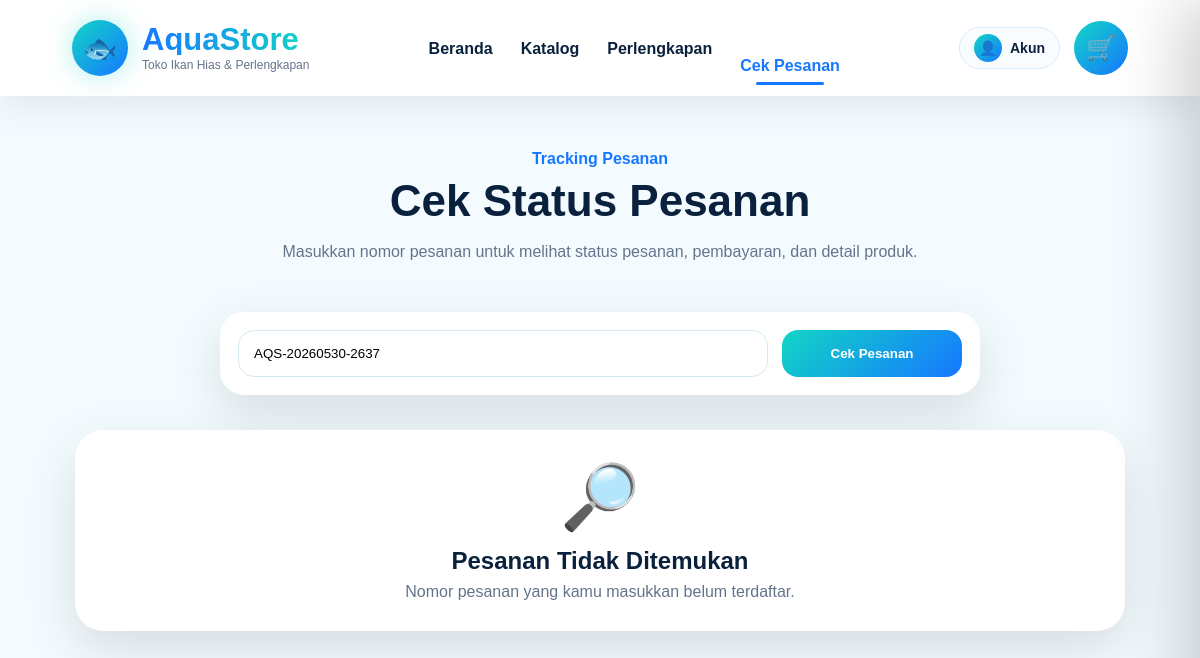
Page /pelanggan/cek-pesanan.php?nomor=AQS-20260530-2637 on the earlier database version.
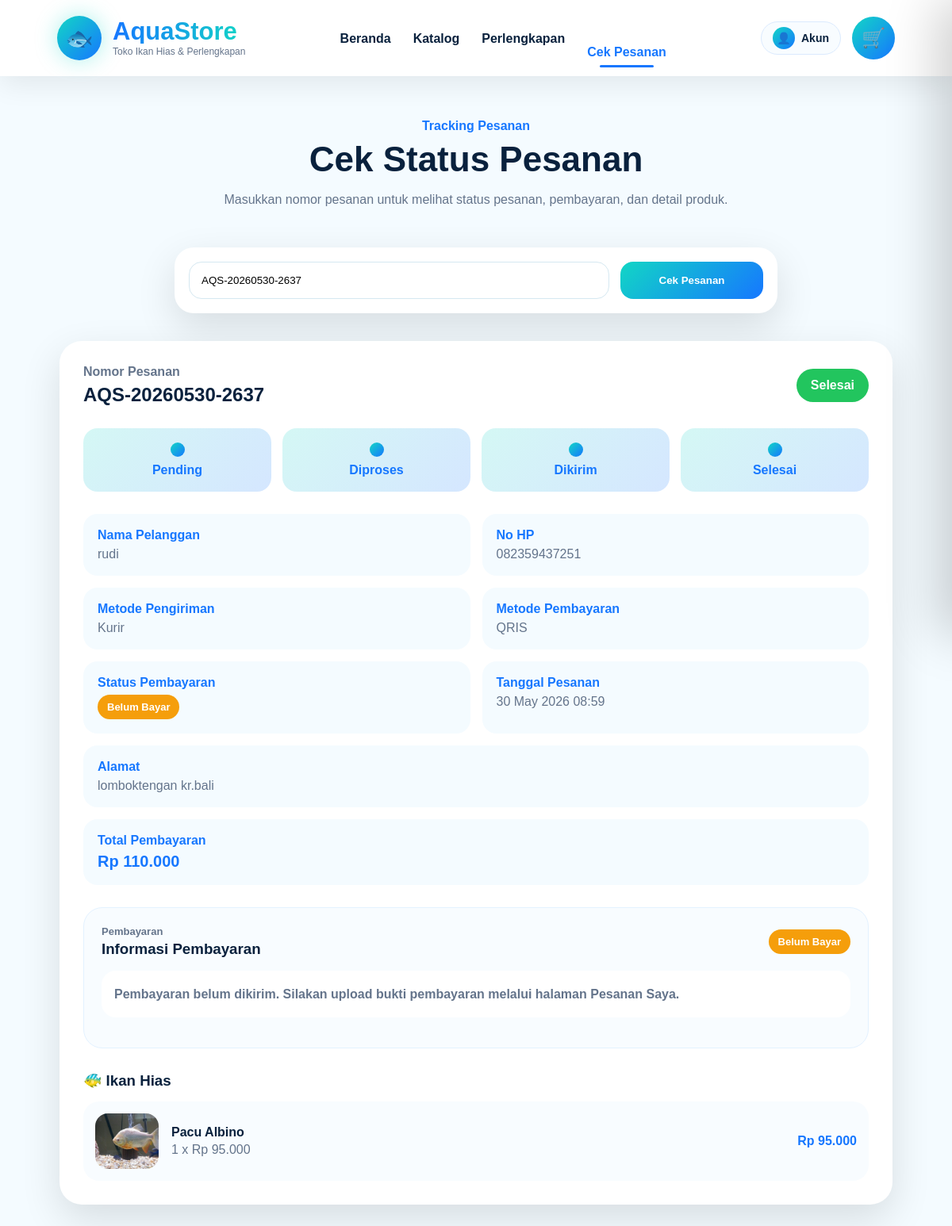
Same page on the later database version.
### tables this page shows
CREATE TABLE `pesanan` (
  `id` int(11) NOT NULL,
  `pelanggan_id` int(11) DEFAULT NULL,
  `nomor_pesanan` varchar(50) NOT NULL,
  `nama_pelanggan` varchar(100) NOT NULL,
  `no_hp` varchar(30) NOT NULL,
  `alamat` text NOT NULL,
  `metode_pengiriman` varchar(50) NOT NULL,
  `metode_bayar` varchar(50) NOT NULL,
  `bukti_pembayaran` varchar(255) DEFAULT NULL,
  `status_pembayaran` enum('Belum Bayar','Menunggu Verifikasi','Terverifikasi','Ditolak') DEFAULT 'Belum Bayar',
  `catatan_pembayaran` text DEFAULT NULL,
  `total_harga` int(11) NOT NULL,
  `status` enum('Pending','Diproses','Dikirim','Selesai') DEFAULT 'Pending',
  `created_at` timestamp NOT NULL DEFAULT current_timestamp()
);

CREATE TABLE `detail_pesanan` (
  `id` int(11) NOT NULL,
  `pesanan_id` int(11) NOT NULL,
  `ikan_id` int(11) NOT NULL,
  `jumlah` int(11) NOT NULL,
  `harga_satuan` int(11) NOT NULL
);

CREATE TABLE `ikan` (
  `id` int(11) NOT NULL,
  `nama` varchar(100) NOT NULL,
  `nama_latin` varchar(100) DEFAULT NULL,
  `kategori_air` enum('Laut','Tawar','Payau') NOT NULL,
  `kategori_sifat` enum('Predator','Non-Predator') NOT NULL,
  `kategori_jenis` enum('Hias','Konsumsi','Langka') NOT NULL,
  `harga` int(11) NOT NULL,
  `stok` int(11) NOT NULL,
  `ukuran_cm` decimal(5,2) DEFAULT NULL,
  `tingkat_perawatan` enum('Mudah','Sedang','Sulit') NOT NULL,
  `foto` varchar(255) DEFAULT NULL,
  `deskripsi` text DEFAULT NULL,
  `tips_perawatan` text DEFAULT NULL,
  `status` enum('Tersedia','Habis','Pre-order') DEFAULT 'Tersedia',
  `created_at` timestamp NOT NULL DEFAULT current_timestamp()
);

### config/db.php (called while the page is built, shortened)
<?php
function url($path = '')
{
    $base = rtrim(BASE_URL, '/');
    $path = ltrim((string) $path, '/');
    if ($path === '') {
        return $base !== '' ? $base : '/';
    }
    return ($base !== '' ? $base : '') . '/' . $path;
}
function e($text)
{
    return htmlspecialchars((string) ($text ?? ''), ENT_QUOTES, 'UTF-8');
}
function rupiah($angka)
{
    return 'Rp ' . number_format((int) $angka, 0, ',', '.');
}

### pelanggan/cek-pesanan.php (the view, shortened to what this page needs)
<?php
require "../config/db.php";
$nomor = trim($_GET['nomor'] ?? '');
$pesanan = null;
$detailIkan = [];
if ($nomor !== '') {
    $stmt = $pdo->prepare("
        SELECT *
        FROM pesanan
        WHERE nomor_pesanan = ?
        LIMIT 1
    ");
    $stmt->execute([$nomor]);
    $pesanan = $stmt->fetch();
    if ($pesanan) {
        $stmtIkan = $pdo->prepare("
            SELECT
                dp.*,
                i.nama AS nama_ikan,
                i.foto AS foto_ikan
            FROM detail_pesanan dp
            LEFT JOIN ikan i ON dp.ikan_id = i.id
            WHERE dp.pesanan_id = ?
        ");
        $stmtIkan->execute([$pesanan['id']]);
        $detailIkan = $stmtIkan->fetchAll();
    }
}
function status_class_tracking($status)
{
    $status = strtolower($status);
    if ($status === 'selesai') {
        return 'status-selesai';
    }
    return 'status-pending';
}
function payment_status_class_tracking($status)
{
    $status = strtolower($status ?? 'belum bayar');
    if ($status === 'belum bayar') {
        return 'payment-unpaid';
    }
    return 'payment-unpaid';
}
function is_active_step($currentStatus, $step)
{
    $urutan = [
        'Pending' => 1,
        'Diproses' => 2,
        'Dikirim' => 3,
        'Selesai' => 4
    ];
    return ($urutan[$currentStatus] ?? 1) >= ($urutan[$step] ?? 1);
}
function tanggal_tracking($data)
{
    if (!empty($data['created_at'])) {
        return date('d M Y H:i', strtotime($data['created_at']));
    }
    return '-';
}
?>
<!DOCTYPE html>
<html lang="id">
<head>
    <link rel="stylesheet" href="../assets/css/style.css?v=340">
</head>
<body>
<?php include "../components/navbar.php"; ?>
<section class="checkout-section tracking-section">
    <div class="section-title">
        <span>Tracking Pesanan</span>
        <h2>Cek Status Pesanan</h2>
        <p>Masukkan nomor pesanan untuk melihat status pesanan, pembayaran, dan detail produk.</p>
    </div>
    <form method="GET" class="tracking-form">
        <input
            type="text"
            name="nomor"
            placeholder="Contoh: AQS-20260622-1234"
            value="<?= e($nomor) ?>"
            required
        >
        <button type="submit">
            Cek Pesanan
        </button>
    </form>
    <?php if ($nomor !== '' && !$pesanan): ?>
        <div class="tracking-empty">
            <div>🔎</div>
            <h2>Pesanan Tidak Ditemukan</h2>
            <p>Nomor pesanan yang kamu masukkan belum terdaftar.</p>
        </div>
    <?php endif; ?>
    <?php if ($pesanan): ?>
        <?php
        $statusPembayaran = $pesanan['status_pembayaran'] ?? 'Belum Bayar';
        ?>
        <div class="tracking-card">
            <div class="tracking-header">
                <div>
                    <span>Nomor Pesanan</span>
                    <h2><?= e($pesanan['nomor_pesanan']) ?></h2>
                </div>
                <div class="status-badge <?= status_class_tracking($pesanan['status']) ?>">
                    <?= e($pesanan['status']) ?>
                </div>
            </div>
            <div class="tracking-timeline">
                <div class="timeline-step <?= is_active_step($pesanan['status'], 'Pending') ? 'active' : '' ?>">
                    <div class="dot"></div>
                    Pending
                </div>
                <div class="timeline-step <?= is_active_step($pesanan['status'], 'Diproses') ? 'active' : '' ?>">
                    <div class="dot"></div>
                    Diproses
                </div>
                <div class="timeline-step <?= is_active_step($pesanan['status'], 'Dikirim') ? 'active' : '' ?>">
                    <div class="dot"></div>
                    Dikirim
                </div>
                <div class="timeline-step <?= is_active_step($pesanan['status'], 'Selesai') ? 'active' : '' ?>">
                    <div class="dot"></div>
                    Selesai
                </div>
            </div>
            <div class="tracking-info-grid">
                <div>
                    <b>Nama Pelanggan</b>
                    <span><?= e($pesanan['nama_pelanggan']) ?></span>
                </div>
                <div>
                    <b>No HP</b>
                    <span><?= e($pesanan['no_hp']) ?></span>
                </div>
                <div>
                    <b>Metode Pengiriman</b>
                    <span><?= e($pesanan['metode_pengiriman']) ?></span>
                </div>
                <div>
                    <b>Metode Pembayaran</b>
                    <span><?= e($pesanan['metode_bayar']) ?></span>
                </div>
                <div>
                    <b>Status Pembayaran</b>
                    <?php if ($pesanan['metode_bayar'] === 'COD'): ?>
                        <span class="payment-status payment-verified">COD</span>
                    <?php else: ?>
                        <span class="payment-status <?= payment_status_class_tracking($statusPembayaran) ?>">
                            <?= e($statusPembayaran) ?>
                        </span>
                    <?php endif; ?>
                </div>
                <div>
                    <b>Tanggal Pesanan</b>
                    <span><?= tanggal_tracking($pesanan) ?></span>
                </div>
                <div class="wide">
                    <b>Alamat</b>
                    <span><?= e($pesanan['alamat']) ?></span>
                </div>
                <div class="wide">
                    <b>Total Pembayaran</b>
                    <span class="total-price"><?= rupiah($pesanan['total_harga']) ?></span>
                </div>
            </div>
            <div class="tracking-payment-box">
                <div class="tracking-payment-header">
                    <div>
                        <span>Pembayaran</span>
                        <h3>Informasi Pembayaran</h3>
                    </div>
                    <?php if ($pesanan['metode_bayar'] === 'COD'): ?>
                        <b class="payment-status payment-verified">COD</b>
                    <?php else: ?>
                        <b class="payment-status <?= payment_status_class_tracking($statusPembayaran) ?>">
                            <?= e($statusPembayaran) ?>
                        </b>
                    <?php endif; ?>
                </div>
                <?php if ($pesanan['metode_bayar'] === 'COD'): ?>
                    <p class="tracking-payment-note">
                        Pesanan menggunakan metode COD. Pembayaran dilakukan saat pesanan diterima atau saat ambil sendiri di toko.
                    </p>
                <?php else: ?>
                    <?php if ($statusPembayaran === 'Belum Bayar'): ?>
                        <p class="tracking-payment-note">
                            Pembayaran belum dikirim. Silakan upload bukti pembayaran melalui halaman <b>Pesanan Saya</b>.
                        </p>
                    <?php elseif ($statusPembayaran === 'Menunggu Verifikasi'): ?>
                        <p class="tracking-payment-note">
                            Bukti pembayaran sudah dikirim dan sedang menunggu verifikasi admin.
                        </p>
                    <?php elseif ($statusPembayaran === 'Terverifikasi'): ?>
                        <p class="tracking-payment-note success">
                            Pembayaran sudah diverifikasi oleh admin.
                        </p>
                    <?php endif; ?>
                <?php endif; ?>
            </div>
            <?php if ($detailIkan): ?>
                <h3 class="tracking-subtitle">🐠 Ikan Hias</h3>
                <div class="tracking-items">
                    <?php foreach ($detailIkan as $item): ?>
                        <div class="tracking-item">
                            <div class="tracking-img">
                                <?php if (!empty($item['foto_ikan'])): ?>
                                    <img src="../uploads/ikan/<?= e($item['foto_ikan']) ?>" alt="<?= e($item['nama_ikan']) ?>">
                                <?php else: ?>
                                    <span>🐠</span>
                                <?php endif; ?>
                            </div>
                            <div>
                                <h4><?= e($item['nama_ikan'] ?: 'Produk ikan tidak ditemukan') ?></h4>
                                <p><?= $item['jumlah'] ?> x <?= rupiah($item['harga_satuan']) ?></p>
                            </div>
                            <b><?= rupiah($item['jumlah'] * $item['harga_satuan']) ?></b>
                        </div>
                    <?php endforeach; ?>
                </div>
            <?php endif; ?>
        </div>
    <?php endif; ?>
</section>
</body>
</html>

### components/navbar.php (shortened to what this page needs)
<?php
$currentFile = basename($_SERVER['PHP_SELF'] ?? 'index.php');
if (!function_exists('nav_active')) {
    function nav_active($files)
    {
        global $currentFile;
        if (!is_array($files)) {
            $files = [$files];
        }
        return in_array($currentFile, $files, true) ? 'active' : '';
    }
}
?>
<header class="topbar">
    <div class="brand">
        <div class="brand-icon">🐟</div>
        <div>
            <h2>AquaStore</h2>
            <small>Toko Ikan Hias & Perlengkapan</small>
        </div>
    </div>
    <nav class="menu">
        <a href="<?= e(url('index.php')) ?>" class="<?= nav_active('index.php') ?>">
            Beranda
        </a>
        <a href="<?= e(url('pelanggan/katalog.php')) ?>" class="<?= nav_active(['katalog.php', 'detail.php']) ?>">
            Katalog
        </a>
        <a href="<?= e(url('pelanggan/perawatan.php')) ?>" class="<?= nav_active('perawatan.php') ?>">
            Perlengkapan
        </a>
        <a href="<?= e(url('pelanggan/cek-pesanan.php')) ?>" class="<?= nav_active('cek-pesanan.php') ?>">
            Cek Pesanan
        </a>
    </nav>
    <div class="header-actions">
        <?php if (!empty($_SESSION['user'])): ?>
            <div class="account-menu">
                <button class="account-pill" onclick="toggleAccountMenu(event)" type="button">
                    <span class="account-avatar">
                        <?= e(strtoupper(substr($_SESSION['user']['nama'] ?? 'U', 0, 1))) ?>
                    </span>
                    <span class="account-name">
                        <?= e($_SESSION['user']['nama'] ?? 'User') ?>
                    </span>
                    <span class="account-arrow">▾</span>
                </button>
                <div class="account-dropdown" id="accountDropdown">
                    <a href="<?= e(url('pelanggan/profil.php')) ?>" class="<?= nav_active('profil.php') ?>">
                        Profil Saya
                    </a>
                    <a href="<?= e(url('pelanggan/pesanan-saya.php')) ?>" class="<?= nav_active('pesanan-saya.php') ?>">
                        Pesanan Saya
                    </a>
                    <a href="<?= e(url('pelanggan/logout.php')) ?>" class="danger-link">
                        Logout
                    </a>
                </div>
            </div>
        <?php else: ?>
            <button class="account-open-btn" onclick="openAuthDrawer('login')" type="button">
                <span>👤</span>
                <b>Akun</b>
            </button>
        <?php endif; ?>
        <a href="<?= e(url('pelanggan/keranjang.php')) ?>" class="cart <?= nav_active('keranjang.php') ?>">
            🛒
        </a>
    </div>
</header>

Differences in the rows shown:
added pesanan: nomor_pesanan "AQS-20260530-2637", status "Selesai", nama_pelanggan "rudi", no_hp "082359437251", metode_pengiriman "Kurir", metode_bayar "QRIS", status_pembayaran "Belum Bayar", created_at "30 May 2026 08:59", alamat "lomboktengan kr.bali", total_harga "Rp 110.000"
added detail_pesanan: ikan.foto (picture), ikan.nama "Pacu Albino", jumlah "1", harga_satuan "Rp 95.000", rupiah($item['jumlah'] * $item['harga_satuan']) "Rp 95.000"
Other differences:
text no longer shown: "🔎 Pesanan Tidak Ditemukan Nomor pesanan yang kamu masukkan belum terdaftar."
text now shown: "Nomor Pesanan Pending Diproses Dikirim Selesai Nama Pelanggan No HP Metode Pengiriman Metode Pembayaran Status Pembayaran Tanggal Pesanan Alamat Total Pembayaran Pembayaran Informasi Pembayaran Pembayaran belum dikirim. Silakan upload bukti pembayaran melalui halaman Pesanan Saya . 🐠 Ikan Hias"
